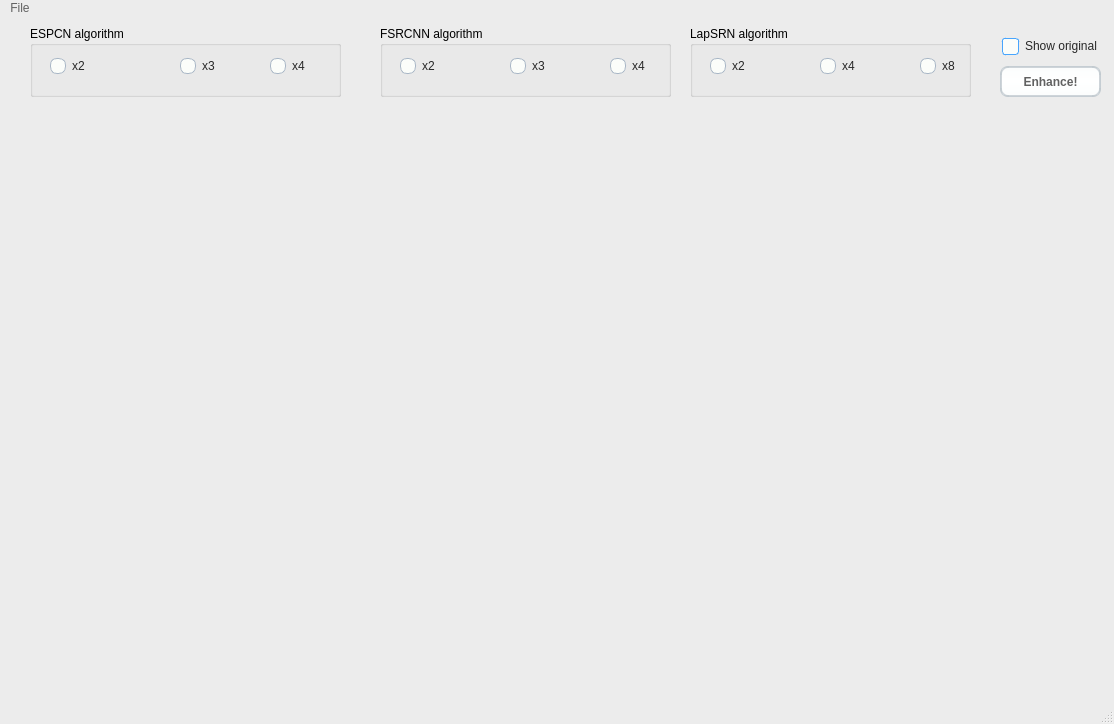
<?xml version="1.0" encoding="UTF-8"?>
<ui version="4.0">
 <class>MainWindow</class>
 <widget class="QMainWindow" name="MainWindow">
  <property name="geometry">
   <rect>
    <x>0</x>
    <y>0</y>
    <width>1114</width>
    <height>724</height>
   </rect>
  </property>
  <property name="windowTitle">
   <string>MainWindow</string>
  </property>
  <property name="styleSheet">
   <string notr="true">/*
 * MacOS Style Sheet for QT Applications
 * Author: Jaime A. Quiroga P.
 * Company: GTRONICK
 * Last updated: 25/12/2020, 23:10.
 * Available at: https://github.com/GTRONICK/QSS/blob/master/MacOS.qss
 */
QMainWindow {
    background-color:#ececec;
}
QPushButton, QToolButton, QCommandLinkButton{
    padding: 0 5px 0 5px;
    border-style: solid;
    border-top-color: qlineargradient(spread:pad, x1:0, y1:0, x2:0, y2:1, stop:0 #c1c9cf, stop:1 #d2d8dd);
    border-right-color: qlineargradient(spread:pad, x1:1, y1:0, x2:0, y2:0, stop:0 #c1c9cf, stop:1 #d2d8dd);
    border-bottom-color: qlineargradient(spread:pad, x1:0, y1:1, x2:0, y2:0, stop:0 #c1c9cf, stop:1 #d2d8dd);
    border-left-color: qlineargradient(spread:pad, x1:0, y1:0, x2:1, y2:0, stop:0 #c1c9cf, stop:1 #d2d8dd);
    border-width: 2px;
    border-radius: 8px;
    color: #616161;
    font-weight: bold;
    background-color: qlineargradient(spread:pad, x1:0.5, y1:0, x2:0.5, y2:1, stop:0 #fbfdfd, stop:0.5 #ffffff, stop:1 #fbfdfd);
}
QPushButton::default, QToolButton::default, QCommandLinkButton::default{
    border: 2px solid transparent;
    color: #FFFFFF;
    background-color: qlineargradient(spread:pad, x1:0.5, y1:0, x2:0.5, y2:1, stop:0 #84afe5, stop:1 #1168e4);
}
QPushButton:hover, QToolButton:hover, QCommandLinkButton:hover{
    color: #3d3d3d;
}
QPushButton:pressed, QToolButton:pressed, QCommandLinkButton:pressed{
    color: #aeaeae;
    background-color: qlineargradient(spread:pad, x1:0.5, y1:0, x2:0.5, y2:1, stop:0 #ffffff, stop:0.5 #fbfdfd, stop:1 #ffffff);
}
QPushButton:disabled, QToolButton:disabled, QCommandLinkButton:disabled{
    color: #616161;
    background-color: qlineargradient(spread:pad, x1:0.5, y1:0, x2:0.5, y2:1, stop:0 #dce7eb, stop:0.5 #e0e8eb, stop:1 #dee7ec);
}
QLineEdit, QTextEdit, QPlainTextEdit, QSpinBox, QDoubleSpinBox, QTimeEdit, QDateEdit, QDateTimeEdit {
    border-width: 2px;
    border-radius: 8px;
    border-style: solid;
    border-top-color: qlineargradient(spread:pad, x1:0.5, y1:1, x2:0.5, y2:0, stop:0 #c1c9cf, stop:1 #d2d8dd);
    border-right-color: qlineargradient(spread:pad, x1:0, y1:0, x2:1, y2:0, stop:0 #c1c9cf, stop:1 #d2d8dd);
    border-bottom-color: qlineargradient(spread:pad, x1:0.5, y1:0, x2:0.5, y2:1, stop:0 #c1c9cf, stop:1 #d2d8dd);
    border-left-color: qlineargradient(spread:pad, x1:1, y1:0, x2:0, y2:0, stop:0 #c1c9cf, stop:1 #d2d8dd);
    background-color: #f4f4f4;
    color: #3d3d3d;
}
QLineEdit:focus, QTextEdit:focus, QPlainTextEdit:focus, QSpinBox:focus, QDoubleSpinBox:focus, QTimeEdit:focus, QDateEdit:focus, QDateTimeEdit:focus {
    border-width: 2px;
    border-radius: 8px;
    border-style: solid;
    border-top-color: qlineargradient(spread:pad, x1:0.5, y1:1, x2:0.5, y2:0, stop:0 #85b7e3, stop:1 #9ec1db);
    border-right-color: qlineargradient(spread:pad, x1:0, y1:0, x2:1, y2:0, stop:0 #85b7e3, stop:1 #9ec1db);
    border-bottom-color: qlineargradient(spread:pad, x1:0.5, y1:0, x2:0.5, y2:1, stop:0 #85b7e3, stop:1 #9ec1db);
    border-left-color: qlineargradient(spread:pad, x1:1, y1:0, x2:0, y2:0, stop:0 #85b7e3, stop:1 #9ec1db);
    background-color: #f4f4f4;
    color: #3d3d3d;
}
QLineEdit:disabled, QTextEdit:disabled, QPlainTextEdit:disabled, QSpinBox:disabled, QDoubleSpinBox:disabled, QTimeEdit:disabled, QDateEdit:disabled, QDateTimeEdit:disabled {
    color: #b9b9b9;
}
QSpinBox::up-button, QDoubleSpinBox::up-button, QTimeEdit::up-button, QDateEdit::up-button, QDateTimeEdit::up-button {
    subcontrol-origin: padding;
    subcontrol-position: top right;
    width: 15px;
    color: #272727;
    border-left-width: 1px;
    border-left-color: darkgray;
    border-left-style: solid;
    border-top-right-radius: 3px;
    padding: 3px;
}
QSpinBox::down-button, QDoubleSpinBox::down-button, QTimeEdit::down-button, QDateEdit::down-button, QDateTimeEdit::down-button {
    subcontrol-origin: padding;
    subcontrol-position: bottom right;
    width: 15px;
    color: #272727;
    border-left-width: 1px;
    border-left-color: darkgray;
    border-left-style: solid;
    border-bottom-right-radius: 3px;
    padding: 3px;
}
QSpinBox::up-button:pressed, QDoubleSpinBox::up-button:pressed, QTimeEdit::up-button:pressed, QDateEdit::up-button:pressed, QDateTimeEdit::up-button:pressed {
    color: #aeaeae;
    background-color: qlineargradient(spread:pad, x1:0.5, y1:0, x2:0.5, y2:1, stop:0 #ffffff, stop:0.5 #fbfdfd, stop:1 #ffffff);
}
QSpinBox::down-button:pressed, QDoubleSpinBox::down-button:pressed, QTimeEdit::down-button:pressed, QDateEdit::down-button:pressed, QDateTimeEdit::down-button:pressed {
    color: #aeaeae;
    background-color: qlineargradient(spread:pad, x1:0.5, y1:0, x2:0.5, y2:1, stop:0 #ffffff, stop:0.5 #fbfdfd, stop:1 #ffffff);
}
QSpinBox::up-button:hover, QDoubleSpinBox::up-button:hover, QTimeEdit::up-button:hover, QDateEdit::up-button:hover, QDateTimeEdit::up-button:hover {
    color: #FFFFFF;
    border-top-right-radius: 5px;
    background-color: qlineargradient(spread:pad, x1:0.5, y1:0, x2:0.5, y2:1, stop:0 #84afe5, stop:1 #1168e4);
    
}
QSpinBox::down-button:hover, QDoubleSpinBox::down-button:hover, QTimeEdit::down-button:hover, QDateEdit::down-button:hover, QDateTimeEdit::down-button:hover {
    color: #FFFFFF;
    border-bottom-right-radius: 5px;
    background-color: qlineargradient(spread:pad, x1:0.5, y1:0, x2:0.5, y2:1, stop:0 #84afe5, stop:1 #1168e4);
}
QSpinBox::up-arrow, QDoubleSpinBox::up-arrow, QTimeEdit::up-arrow, QDateEdit::up-arrow, QDateTimeEdit::up-arrow {
    image: url(/usr/share/icons/Adwaita/16x16/actions/go-up-symbolic.symbolic.png);
}
QSpinBox::down-arrow, QDoubleSpinBox::down-arrow, QTimeEdit::down-arrow, QDateEdit::down-arrow, QDateTimeEdit::down-arrow {
    image: url(/usr/share/icons/Adwaita/16x16/actions/go-down-symbolic.symbolic.png);
}
QProgressBar {
    max-height: 8px;
    text-align: center;
    font: italic bold 11px;
    color: #3d3d3d;
    border: 1px solid transparent;
    border-radius:4px;
    background-color: qlineargradient(spread:pad, x1:0, y1:0, x2:0, y2:1, stop:0 #ddd5d5, stop:0.5 #dad3d3, stop:1 #ddd5d5);
}
QProgressBar::chunk {
    background-color: qlineargradient(spread:pad, x1:0, y1:0, x2:0, y2:1, stop:0 #467dd1, stop:0.5 #3b88fc, stop:1 #467dd1);
    border-radius: 4px;
}
QProgressBar:disabled {
    color: #616161;
}
QProgressBar::chunk:disabled {
    background-color: #aeaeae;
}
QSlider::groove {
    border: 1px solid #bbbbbb;
    background-color: #52595d;
    border-radius: 4px;
}
QSlider::groove:horizontal {
    height: 6px;
}
QSlider::groove:vertical {
    width: 6px;
}
QSlider::handle:horizontal {
    background: #ffffff;
    border-style: solid;
    border-width: 1px;
    border-color: rgb(207,207,207);
    width: 12px;
    margin: -5px 0;
    border-radius: 7px;
}
QSlider::handle:vertical {
    background: #ffffff;
    border-style: solid;
    border-width: 1px;
    border-color: rgb(207,207,207);
    height: 12px;
    margin: 0 -5px;
    border-radius: 7px;
}
QSlider::add-page, QSlider::sub-page {
    border: 1px transparent;
    background-color: #52595d;
    border-radius: 4px;
}
QSlider::add-page:horizontal {
    background: qlineargradient(spread:pad, x1:0, y1:0, x2:0, y2:1, stop:0 #ddd5d5, stop:0.5 #dad3d3, stop:1 #ddd5d5);
}
QSlider::sub-page:horizontal {
    background-color: qlineargradient(spread:pad, x1:0, y1:0, x2:1, y2:0, stop:0 #467dd1, stop:0.5 #3b88fc, stop:1 #467dd1);
}
QSlider::add-page:vertical {
    background-color: qlineargradient(spread:pad, x1:0, y1:0, x2:0, y2:1, stop:0 #467dd1, stop:0.5 #3b88fc, stop:1 #467dd1);
}
QSlider::sub-page:vertical {
    background: qlineargradient(spread:pad, x1:0, y1:0, x2:1, y2:0, stop:0 #ddd5d5, stop:0.5 #dad3d3, stop:1 #ddd5d5);
}
QSlider::add-page:horizontal:disabled, QSlider::sub-page:horizontal:disabled, QSlider::add-page:vertical:disabled, QSlider::sub-page:vertical:disabled {
    background: #b9b9b9;
}
QComboBox, QFontComboBox {
    border-width: 2px;
    border-radius: 8px;
    border-style: solid;
    border-top-color: qlineargradient(spread:pad, x1:0.5, y1:1, x2:0.5, y2:0, stop:0 #c1c9cf, stop:1 #d2d8dd);
    border-right-color: qlineargradient(spread:pad, x1:0, y1:0, x2:1, y2:0, stop:0 #c1c9cf, stop:1 #d2d8dd);
    border-bottom-color: qlineargradient(spread:pad, x1:0.5, y1:0, x2:0.5, y2:1, stop:0 #c1c9cf, stop:1 #d2d8dd);
    border-left-color: qlineargradient(spread:pad, x1:1, y1:0, x2:0, y2:0, stop:0 #c1c9cf, stop:1 #d2d8dd);
    background-color: #f4f4f4;
    color: #272727;
    padding-left: 5px;
}
QComboBox:editable, QComboBox:!editable, QComboBox::drop-down:editable, QComboBox:!editable:on, QComboBox::drop-down:editable:on {
    background: #ffffff;
}
QComboBox::drop-down {
    subcontrol-origin: padding;
    subcontrol-position: top right;
    width: 15px;
    color: #272727;
    border-left-width: 1px;
    border-left-color: darkgray;
    border-left-style: solid;
    border-top-right-radius: 3px;
    border-bottom-right-radius: 3px;
}
QComboBox::down-arrow {
    image: url(/usr/share/icons/Adwaita/16x16/actions/go-down-symbolic.symbolic.png); /*Adawaita icon thene*/
}

QComboBox::down-arrow:on {
    top: 1px;
    left: 1px;
}
QComboBox QAbstractItemView {
    border: 1px solid darkgray;
    border-radius: 8px;
    selection-background-color: #dadada;
    selection-color: #272727;
    color: #272727;
    background: white;
}
QLabel, QCheckBox, QRadioButton {
    color: #272727;
}
QCheckBox {
    padding: 2px;
}
QCheckBox:disabled, QRadioButton:disabled {
    color: #808086;
    padding: 2px;
}

QCheckBox:hover {
    border-radius:4px;
    border-style:solid;
    padding-left: 1px;
    padding-right: 1px;
    padding-bottom: 1px;
    padding-top: 1px;
    border-width:1px;
    border-color: transparent;
}
QCheckBox::indicator:checked {
    image: url(/usr/share/icons/Adwaita/16x16/actions/object-select-symbolic.symbolic.png);
    height: 15px;
    width: 15px;
    border-style:solid;
    border-width: 1px;
    border-color: #48a5fd;
    color: #ffffff;
    border-radius: 3px;
    background-color: qlineargradient(spread:pad, x1:0, y1:0, x2:0, y2:1, stop:0 #48a5fd, stop:0.5 #329cfb, stop:1 #48a5fd);
}
QCheckBox::indicator:unchecked {
    
    height: 15px;
    width: 15px;
    border-style:solid;
    border-width: 1px;
    border-color: #48a5fd;
    border-radius: 3px;
    background-color: #fbfdfa;
}
QLCDNumber {
    color: #616161;;
}
QMenuBar {
    background-color: #ececec;
}
QMenuBar::item {
    color: #616161;
    spacing: 3px;
    padding: 1px 4px;
    background-color: #ececec;
}

QMenuBar::item:selected {
    background-color: #dadada;
    color: #3d3d3d;
}
QMenu {
    background-color: #ececec;
}
QMenu::item:selected {
    background-color: #dadada;
    color: #3d3d3d;
}
QMenu::item {
    color: #616161;;
    background-color: #e0e0e0;
}
QTabWidget {
    color:rgb(0,0,0);
    background-color:#000000;
}
QTabWidget::pane {
    border-color: #050a0e;
    background-color: #e0e0e0;
    border-width: 1px;
    border-radius: 4px;
    position: absolute;
    top: -0.5em;
    padding-top: 0.5em;
}

QTabWidget::tab-bar {
    alignment: center;
}

QTabBar::tab {
    border-bottom: 1px solid #c0c0c0;
    padding: 3px;
    color: #272727;
    background-color: #fefefc;
    margin-left:0px;
}
QTabBar::tab:!last {
    border-right: 1px solid;
    border-right-color: #c0c0c0;
    border-bottom-color: #c0c0c0;
}
QTabBar::tab:first {
    border-top-left-radius: 4px;
    border-bottom-left-radius: 4px;
}
QTabBar::tab:last {
    border-top-right-radius: 4px;
    border-bottom-right-radius: 4px;
}
QTabBar::tab:selected, QTabBar::tab:last:selected, QTabBar::tab:hover {
    color: #FFFFFF;
    background-color: qlineargradient(spread:pad, x1:0.5, y1:0, x2:0.5, y2:1, stop:0 #84afe5, stop:1 #1168e4);
}
QRadioButton::indicator {
    height: 14px;
    width: 14px;
    border-style:solid;
    border-radius:7px;
    border-width: 1px;
}
QRadioButton::indicator:checked {
    border-color: #48a5fd;
    background-color: qradialgradient(cx:0.5, cy:0.5, radius:0.4,fx:0.5, fy:0.5, stop:0 #ffffff, stop:0.5 #ffffff, stop:0.6 #48a5fd, stop:1 #48a5fd);
}
QRadioButton::indicator:!checked {
    border-color: #a9b7c6;
    background-color: #fbfdfa;
}
QStatusBar {
    color:#027f7f;
}

QDial {
    background: #16a085;
}

QToolBox {
    color: #a9b7c6;
    background-color: #222b2e;
}
QToolBox::tab {
    color: #a9b7c6;
    background-color:#222b2e;
}
QToolBox::tab:selected {
    color: #FFFFFF;
    background-color:#222b2e;
}
QScrollArea {
    color: #FFFFFF;
    background-color:#222b2e;
}

QScrollBar:horizontal {
	max-height: 10px;
	border: 1px transparent grey;
	margin: 0px 20px 0px 20px;
	background: transparent;
}
QScrollBar:vertical {
	max-width: 10px;
	border: 1px transparent grey;
	margin: 20px 0px 20px 0px;
	background: transparent;
}
QScrollBar::handle:vertical, QScrollBar::handle:horizontal {
	background: #52595d;
	border-style: transparent;
	border-radius: 4px;
	min-height: 25px;
}
QScrollBar::handle:horizontal:hover, QScrollBar::handle:vertical:hover {
	background: qlineargradient(spread:pad, x1:0, y1:0, x2:1, y2:0, stop:0 #467dd1, stop:0.5 #3b88fc, stop:1 #467dd1);
}
QScrollBar::add-line, QScrollBar::sub-line {
    border: 2px transparent grey;
    border-radius: 4px;
    subcontrol-origin: margin;
    background: #b9b9b9;
}
QScrollBar::add-line:horizontal {
    width: 20px;
    subcontrol-position: right;
}
QScrollBar::add-line:vertical {
    height: 20px;
    subcontrol-position: bottom;
}
QScrollBar::sub-line:horizontal {
    width: 20px;
    subcontrol-position: left;
}
QScrollBar::sub-line:vertical {
    height: 20px;
    subcontrol-position: top;
}
QScrollBar::add-line:vertical:pressed, QScrollBar::add-line:horizontal:pressed, QScrollBar::sub-line:horizontal:pressed, QScrollBar::sub-line:vertical:pressed {
    background: qlineargradient(spread:pad, x1:0, y1:0, x2:1, y2:0, stop:0 #467dd1, stop:0.5 #3b88fc, stop:1 #467dd1);
}
QScrollBar::add-page:horizontal, QScrollBar::sub-page:horizontal, QScrollBar::add-page:vertical, QScrollBar::sub-page:vertical {
    background: none;
}
QScrollBar::up-arrow:vertical {
    image: url(/usr/share/icons/Adwaita/16x16/actions/go-up-symbolic.symbolic.png);
}
QScrollBar::down-arrow:vertical {
    image: url(/usr/share/icons/Adwaita/16x16/actions/go-down-symbolic.symbolic.png);
}
QScrollBar::left-arrow:horizontal {
    image: url(/usr/share/icons/Adwaita/16x16/actions/go-previous-symbolic.symbolic.png);
}
QScrollBar::right-arrow:horizontal {
    image: url(/usr/share/icons/Adwaita/16x16/actions/go-next-symbolic.symbolic.png);
}</string>
  </property>
  <widget class="QWidget" name="centralwidget">
   <widget class="QPushButton" name="enhance">
    <property name="geometry">
     <rect>
      <x>1000</x>
      <y>50</y>
      <width>101</width>
      <height>31</height>
     </rect>
    </property>
    <property name="text">
     <string>Enhance!</string>
    </property>
   </widget>
   <widget class="QLabel" name="label">
    <property name="geometry">
     <rect>
      <x>30</x>
      <y>100</y>
      <width>1061</width>
      <height>581</height>
     </rect>
    </property>
    <property name="text">
     <string/>
    </property>
   </widget>
   <widget class="QGroupBox" name="groupBox">
    <property name="geometry">
     <rect>
      <x>30</x>
      <y>10</y>
      <width>311</width>
      <height>71</height>
     </rect>
    </property>
    <property name="title">
     <string>ESPCN algorithm</string>
    </property>
    <property name="flat">
     <bool>false</bool>
    </property>
    <property name="checkable">
     <bool>false</bool>
    </property>
    <property name="checked">
     <bool>false</bool>
    </property>
    <widget class="QRadioButton" name="ESPCN_x2">
     <property name="geometry">
      <rect>
       <x>20</x>
       <y>30</y>
       <width>95</width>
       <height>20</height>
      </rect>
     </property>
     <property name="text">
      <string>x2</string>
     </property>
     <property name="autoRepeat">
      <bool>false</bool>
     </property>
     <property name="autoExclusive">
      <bool>true</bool>
     </property>
     <attribute name="buttonGroup">
      <string notr="true">buttonGroup</string>
     </attribute>
    </widget>
    <widget class="QRadioButton" name="ESPCN_x4">
     <property name="geometry">
      <rect>
       <x>240</x>
       <y>30</y>
       <width>95</width>
       <height>20</height>
      </rect>
     </property>
     <property name="text">
      <string>x4</string>
     </property>
     <property name="autoExclusive">
      <bool>true</bool>
     </property>
     <attribute name="buttonGroup">
      <string notr="true">buttonGroup</string>
     </attribute>
    </widget>
    <widget class="QRadioButton" name="ESPCN_x3">
     <property name="geometry">
      <rect>
       <x>150</x>
       <y>30</y>
       <width>95</width>
       <height>20</height>
      </rect>
     </property>
     <property name="text">
      <string>x3</string>
     </property>
     <property name="checkable">
      <bool>true</bool>
     </property>
     <property name="checked">
      <bool>false</bool>
     </property>
     <property name="autoExclusive">
      <bool>true</bool>
     </property>
     <attribute name="buttonGroup">
      <string notr="true">buttonGroup</string>
     </attribute>
    </widget>
   </widget>
   <widget class="QGroupBox" name="groupBox_2">
    <property name="geometry">
     <rect>
      <x>380</x>
      <y>10</y>
      <width>291</width>
      <height>71</height>
     </rect>
    </property>
    <property name="title">
     <string>FSRCNN algorithm</string>
    </property>
    <property name="checkable">
     <bool>false</bool>
    </property>
    <property name="checked">
     <bool>false</bool>
    </property>
    <widget class="QRadioButton" name="FSRCNN_x2">
     <property name="geometry">
      <rect>
       <x>20</x>
       <y>30</y>
       <width>95</width>
       <height>20</height>
      </rect>
     </property>
     <property name="text">
      <string>x2</string>
     </property>
     <property name="autoExclusive">
      <bool>true</bool>
     </property>
     <attribute name="buttonGroup">
      <string notr="true">buttonGroup</string>
     </attribute>
    </widget>
    <widget class="QRadioButton" name="FSRCNN_x3">
     <property name="geometry">
      <rect>
       <x>130</x>
       <y>30</y>
       <width>95</width>
       <height>20</height>
      </rect>
     </property>
     <property name="text">
      <string>x3</string>
     </property>
     <property name="autoExclusive">
      <bool>true</bool>
     </property>
     <attribute name="buttonGroup">
      <string notr="true">buttonGroup</string>
     </attribute>
    </widget>
    <widget class="QRadioButton" name="FSRCNN_x4">
     <property name="geometry">
      <rect>
       <x>230</x>
       <y>30</y>
       <width>95</width>
       <height>20</height>
      </rect>
     </property>
     <property name="text">
      <string>x4</string>
     </property>
     <property name="autoExclusive">
      <bool>true</bool>
     </property>
     <attribute name="buttonGroup">
      <string notr="true">buttonGroup</string>
     </attribute>
    </widget>
   </widget>
   <widget class="QGroupBox" name="groupBox_3">
    <property name="geometry">
     <rect>
      <x>690</x>
      <y>10</y>
      <width>281</width>
      <height>71</height>
     </rect>
    </property>
    <property name="title">
     <string>LapSRN algorithm</string>
    </property>
    <property name="checkable">
     <bool>false</bool>
    </property>
    <property name="checked">
     <bool>false</bool>
    </property>
    <widget class="QRadioButton" name="LapSRN_x2">
     <property name="geometry">
      <rect>
       <x>20</x>
       <y>30</y>
       <width>95</width>
       <height>20</height>
      </rect>
     </property>
     <property name="text">
      <string>x2</string>
     </property>
     <property name="autoExclusive">
      <bool>true</bool>
     </property>
     <attribute name="buttonGroup">
      <string notr="true">buttonGroup</string>
     </attribute>
    </widget>
    <widget class="QRadioButton" name="LapSRN_x4">
     <property name="geometry">
      <rect>
       <x>130</x>
       <y>30</y>
       <width>95</width>
       <height>20</height>
      </rect>
     </property>
     <property name="text">
      <string>x4</string>
     </property>
     <property name="autoExclusive">
      <bool>true</bool>
     </property>
     <attribute name="buttonGroup">
      <string notr="true">buttonGroup</string>
     </attribute>
    </widget>
    <widget class="QRadioButton" name="LapSRN_x8">
     <property name="geometry">
      <rect>
       <x>230</x>
       <y>30</y>
       <width>95</width>
       <height>20</height>
      </rect>
     </property>
     <property name="text">
      <string>x8</string>
     </property>
     <property name="autoExclusive">
      <bool>true</bool>
     </property>
     <attribute name="buttonGroup">
      <string notr="true">buttonGroup</string>
     </attribute>
    </widget>
   </widget>
   <widget class="QCheckBox" name="checkBox">
    <property name="geometry">
     <rect>
      <x>1000</x>
      <y>20</y>
      <width>111</width>
      <height>20</height>
     </rect>
    </property>
    <property name="text">
     <string>Show original</string>
    </property>
   </widget>
   <zorder>groupBox_2</zorder>
   <zorder>groupBox</zorder>
   <zorder>enhance</zorder>
   <zorder>label</zorder>
   <zorder>groupBox_3</zorder>
   <zorder>checkBox</zorder>
  </widget>
  <widget class="QMenuBar" name="menubar">
   <property name="geometry">
    <rect>
     <x>0</x>
     <y>0</y>
     <width>1114</width>
     <height>23</height>
    </rect>
   </property>
   <widget class="QMenu" name="menuAdd_image">
    <property name="title">
     <string>File</string>
    </property>
    <addaction name="actionadd_image"/>
   </widget>
   <addaction name="menuAdd_image"/>
  </widget>
  <widget class="QStatusBar" name="statusbar"/>
  <action name="actionnew_room">
   <property name="text">
    <string>new room</string>
   </property>
  </action>
  <action name="actionadd_image">
   <property name="text">
    <string>add image</string>
   </property>
  </action>
 </widget>
 <resources/>
 <connections/>
 <buttongroups>
  <buttongroup name="buttonGroup"/>
 </buttongroups>
</ui>
